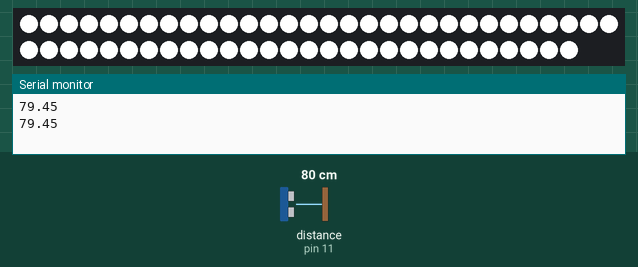
Simulated run of this sketch. Board: Arduino Uno, built with avr-gcc and run on an emulated ATmega328P. Shown: 58 RGB LEDs in strip order, left to right, continuing on the next row, the last lines printed to the serial monitor. Wiring (inferred from the names in the program): ultrasonic range finder: trigger pin 12; echo pin 11. Inputs (shaded band) come from the test bench; at power-on: distance to the obstacle (sensor on pin 11) 80 cm. The echo pulse lasts 58.3 µs per cm.

Above: at 0.97 s.
1.6 s: distance to the obstacle (sensor on pin 11) set to 250 cm
At 3.3 s:
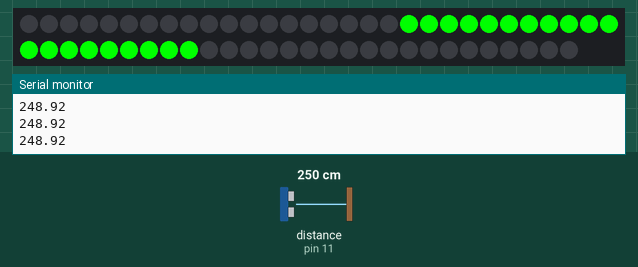
3.7 s: distance to the obstacle (sensor on pin 11) set to 299 cm
At 4.9 s:
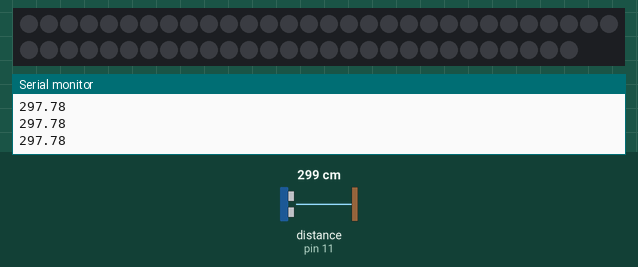
5.4 s: distance to the obstacle (sensor on pin 11) set to 152 cm
At 6.5 s:
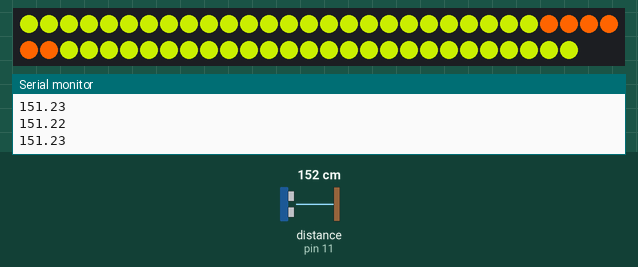
7.0 s: distance to the obstacle (sensor on pin 11) set to 158 cm
At 7.9 s:
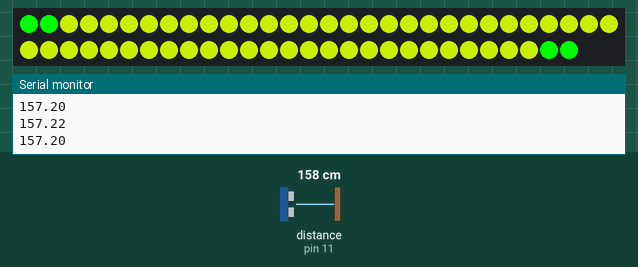
8.7 s: distance to the obstacle (sensor on pin 11) set to 120 cm
At 9.3 s:
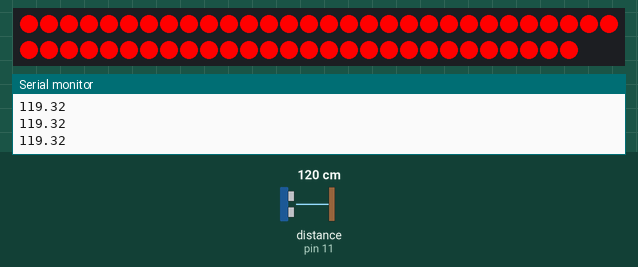
10.3 s: distance to the obstacle (sensor on pin 11) set to 278 cm
At 11.6 s:
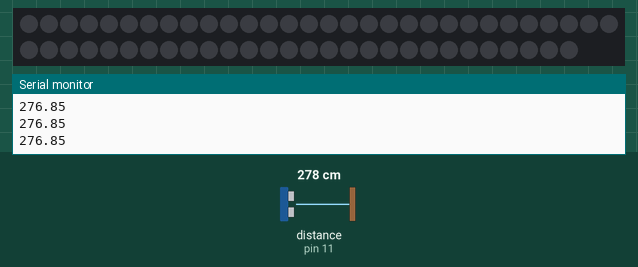
Timing chart, 0 to 13.0 s (numbered marks = the images above; inputs shaded):
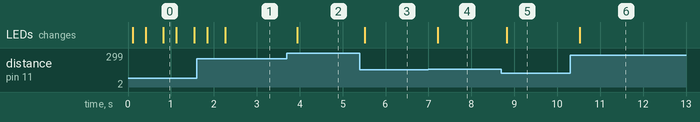

The sketch:

parking_sensor.ino
```cpp
#include <Adafruit_NeoPixel.h>

#define N_LEDS 58  //adjust this number to reflect the number of LEDs in your LED strip
#define PIN      8
const int trigPin = 12;
const int echoPin = 11;

int offThreshhold = 275; //turn lights to green
int closeThreshhold = 200; //turnlights to yellow
int safeThreshhold = 155; //turn lights to red
int tooClose = 125; //turn lights to orange
int stop = 117; //flashes warning lights

int wait = 10*1000;  //#of seconds to wait before turning off
                     //(multiplied by 1000 to convert to milliseconds)
float gap = 1.5;  //noise threshold for detecting movement


Adafruit_NeoPixel strip = Adafruit_NeoPixel(N_LEDS, PIN, NEO_GRB + NEO_KHZ800);
uint32_t white = strip.Color(255, 255, 255); //white
uint32_t off = strip.Color(0, 0, 0);    //off
uint32_t bG = strip.Color(15, 255, 200); //blue-green not currently used
uint32_t orange = strip.Color(255, 100, 0); //orange
uint32_t red = strip.Color(255, 0, 0);  //red
uint32_t green = strip.Color(0, 255, 0);  //green
uint32_t blue = strip.Color(0, 0, 255);  //blue not currently used
uint32_t yellow = strip.Color(170, 200, 0);


long duration;
float distancecm;
float oldDistance = 0;

unsigned long changeTime;

boolean noChange = false;
boolean sleepTime = false;
boolean even = true;
int middle = 0;
int range;
int adj = 1;
int adj2 = 0;

void setup() {
  pinMode (trigPin, OUTPUT);
  pinMode (echoPin, INPUT);
  middle = N_LEDS / 2;
  if (N_LEDS % 2 == 1) {
    even = false;
  }
  if (even == true) {
    adj = 1;
    adj2 = 0;
  } else {
    adj = 0;
    adj2 = 1;
  }
  Serial.begin(9600);
  strip.begin();


}

void loop() {
  digitalWrite(trigPin, LOW);
  delayMicroseconds(2);
  digitalWrite(trigPin, HIGH);
  delayMicroseconds(10);
  digitalWrite(trigPin, LOW);
  duration = pulseIn(echoPin, HIGH);
  distancecm = duration * .0342 / 2;
  Serial.println(distancecm);
  delay(100);
  sleep();

}

void sleep(){

  if (distancecm >= oldDistance) {
    if (distancecm - oldDistance <= gap) {
      noChange = true;
    } else {
      noChange = false;
    }
  } else {
    if (oldDistance - distancecm <= gap) {
      noChange = true;
    } else {
      noChange = false;
    }
  }
  if (noChange == true) {
    if (millis() - changeTime > wait) {
      sleepTime = true;
    }
  } else {
    sleepTime = false;
  }

  if (distancecm > offThreshhold || sleepTime == true) {
    for (int i = 0; i < N_LEDS; i++) {
      strip.setPixelColor(i, off);
    }
    strip.show();
  } else {
    colorChange2();
    if (noChange == false) {
      changeTime = millis();
      oldDistance = distancecm;
    }

  }

}

void colorChange2() {

  if (distancecm <= offThreshhold && distancecm > closeThreshhold) {
    range = map(distancecm, offThreshhold, closeThreshhold,  0, middle+adj2);
    for (int i = 0; i < N_LEDS; i++) {
      strip.setPixelColor(i, off);
    }
    for (int i = 0; i < range; i++) {
      strip.setPixelColor(middle + i, green);
      strip.setPixelColor(middle - adj -i, green);
    }

  } else if (distancecm <= closeThreshhold && distancecm > safeThreshhold) {
    range = map(distancecm, closeThreshhold, safeThreshhold, 0, middle+adj2);
    for (int i = 0; i < N_LEDS; i++) {
      strip.setPixelColor(i, green);
    }
    for (int i = 0; i < range; i++) {
      strip.setPixelColor(middle + i, yellow);
      strip.setPixelColor(middle - adj -i, yellow);
    }
  } else if (distancecm <= safeThreshhold && distancecm > tooClose) {
    range = map(distancecm, safeThreshhold, tooClose, 0, middle+adj2);
    for (int i = 0; i < N_LEDS; i++) {
      strip.setPixelColor(i, yellow);
    }
    for (int i = 0; i < range; i++) {
      strip.setPixelColor(middle + i, orange);
      strip.setPixelColor(middle - adj -i, orange);
    }
  } else if (distancecm <= tooClose && distancecm > stop) {
    range = map(distancecm, tooClose, stop, 0, middle+adj2);
    for (int i = 0; i < N_LEDS; i++) {
      strip.setPixelColor(i, red);
    }
    for (int i = 0; i < range; i++) {
      strip.setPixelColor(middle + i, red);
      strip.setPixelColor(middle - adj -i, red);
    }
  } else if(distancecm<stop){
    for (int i = 0; i < N_LEDS; i++) {
      strip.setPixelColor(i, white);
    }
    strip.show();
    delay(300);
    for (int i = 0; i < N_LEDS; i++) {
      strip.setPixelColor(i, red);
    }
    strip.show();
    delay(300);
  }
  strip.show();
}


uint32_t Wheel(byte WheelPos) {
  if(WheelPos < 85) {
   return strip.Color(WheelPos * 3, 255 - WheelPos * 3, 0);
  } else if(WheelPos < 170) {
   WheelPos -= 85;
   return strip.Color(255 - WheelPos * 3, 0, WheelPos * 3);
  } else {
   WheelPos -= 170;
   return strip.Color(0, WheelPos * 3, 255 - WheelPos * 3);
  }
}
```

Measured:
- after the input at 1.6 s, the LEDs: first differ from a run without the input after 0.67 s (image 1)
- after the input at 3.7 s, the LEDs: change after 0.24 s (image 2)
- after the input at 5.4 s, the LEDs: change after 0.12 s (image 3)
- after the input at 7.0 s, the LEDs: change after 0.22 s (image 4)
- after the input at 8.7 s, the LEDs: change after 0.13 s (image 5)
- after the input at 10.3 s, the LEDs: change after 0.22 s (image 6)
